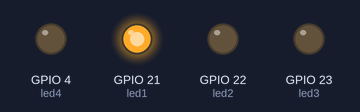
This sketch was run on a simulated ESP32. On the bench: output pins drawn as LEDs (lit = HIGH).

Above: at 0.2 s.
At 1.0 s:
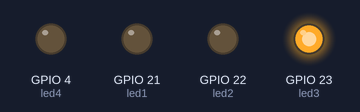
At 2.2 s:
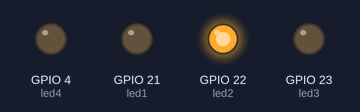
At 3.0 s:
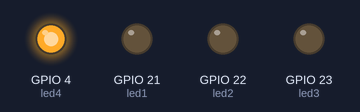
Timing chart, 0 to 3.7 s (numbered marks = the images above):
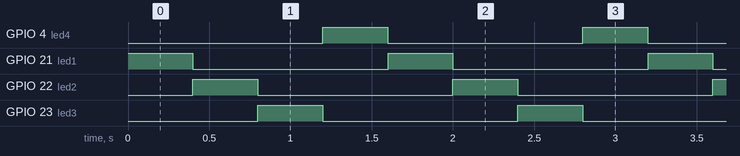

The sketch:

ex2.ino
```cpp
// Turn on an LED using ESP32

// Define the pins where the LEDs are connected
const int led1 = 21;
const int led2 = 22;
const int led3 = 23;
const int led4 = 4;

void setup()
{
    // Initialize the LED pin as an output
    pinMode(led1, OUTPUT);
    pinMode(led2, OUTPUT);
    pinMode(led3, OUTPUT);
    pinMode(led4, OUTPUT);
}

void loop()
{
    // Turn the LED on
    digitalWrite(led1, HIGH);
    delay(400);
    digitalWrite(led1, LOW);

    digitalWrite(led2, HIGH);
    delay(400);
    digitalWrite(led2, LOW);

    digitalWrite(led3, HIGH);
    delay(400);
    digitalWrite(led3, LOW);

    digitalWrite(led4, HIGH);
    delay(400);
    digitalWrite(led4, LOW);
}
```

Measured:
- by itself, GPIO 4 (led4), GPIO 21 (led1), GPIO 22 (led2), GPIO 23 (led3): alternates HIGH for 0.40 s and LOW for 1.2 s
- by itself, everything shown: repeats every 1.6 s, in 5 steps
